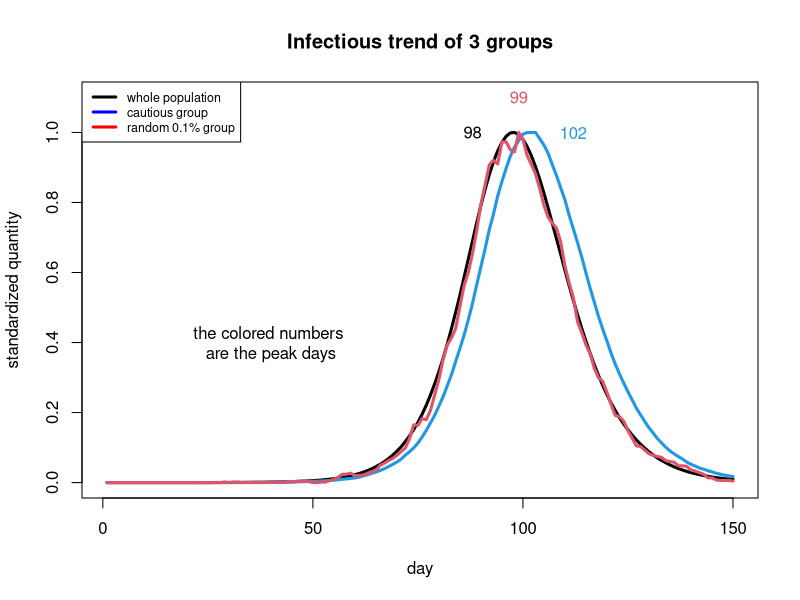

The R script that drew this image: (Note: a time limit stopped this script after it produced the figure.)
##                Group 3               ##
## Muxing Wang (s2201749)               ##
## Karla Itzel Vega Ortega (s2126801)   ##
## Nutsa Tokhadze (s1778736)            ##
##########################################
## Address of github repo: https://github.com/leafstar/Statistical-Programming

                                                   ## Covid and the hazards of opportunistic sampling ##

## The Covid pandemic is an ongoing global pandemic already two years. One of the main features of the Covid-19 epidemic in the UK and 
## generally in the world is that the estimates of the number of new cases per day are not always based on properly sampled statistical 
## surveys. Thus, estimates are under question. The main purpose of this project is to show what the daily infection trajectories look like 
## for the population with the lowest individual transmission probabilities, and how they compare to the infection trajectories for the 
## whole population in the UK. For that purpose we split the population by 4 categories 1) Susceptible 2) Exposed 3) Infective and 4) 
## Recovered and do the following steps:
## (1) Simulate the pandemic and record the number of daily infections for three groups:
##     1) Whole population; 
##     2) Cautious group - 10% of the population with the lowest individual transmission probabilities; 
##     3) A random sample of 0.1% of the population n=5.5e6.
## (2) Produce a plot showing how the daily infection trajectories compare between
##     the whole population,the ‘cautious 10%’ and the 0.1% random sample. 
## (3) Run 10 replicate simulations.
## (4) Produce plots for 10 replicate simulations showing daily infection trajectories for each groups and their variability.


## Step (1):Simulate the pandemic and record the number of daily infections for three groups

## Implement Stochastic Simulation Model as a function; 
## Started the epidemic by setting 10 randomly chosen people to the Exposed state and 
## Simulated for 150 days. Inputs are the (hyper)parameters and the output is the number of people in each state each day.
simulation<-function(n = 5.5e6, ne = 10, nt = 150, gamma = 1/3, delta = 1/5, lambda = 0.4/n){ 
  ## states: 0 -> S(Susceptible); 1 -> E(Exposed); 
  ##         2 -> I(Infective);   3 -> R(Recovery); 
  ## n = population size of 5.5e6; ne =initial exposed 10 randomly chosen people; nt = number of days: 150; 
  ## gamma=daily prob E->I; delta=daily prob I->R; lambda = Overall viral infectivity parameter.
                      
  beta <- rlnorm(n,0,0.5); beta <- beta/mean(beta)               ## generate contact rate with other people
  cautious_group = which(beta <= quantile(beta, 0.1))            ## get 10% of the most cautious group
  random_group = sample(1:n, n/1000)                             ## create a random sample of 0.1% of the population
  initial_exposure = sample(1:n, ne)                             ## start with a sample of 10 people in E state
  I1 <- I2 <- I3 <- rep(0, nt)      ## set up storage for number of infective people for the 3 groups
  S_ind = 1:n; E_ind = initial_exposure; I_ind = c(); R_ind = c(); ## initialize four numerical indices vector of 4 states
  for (i in 2:nt){                                               ## loop over 150 days
    u_stoe <- runif(length(S_ind))  ## uniform random deviates used to determine whether a individual's state should change 
    u_etoi <- runif(length(E_ind)) 
    u_itor <- runif(length(I_ind)) 
    exposed_prob = lambda * beta * sum(beta[I_ind])              ## daily chance of a transmission between infected and uninfected
    
    ## change individuals' state and also update the corresponding indices vector                                
    R_ind = c(R_ind, I_ind[u_itor< delta]); I_ind = I_ind[! I_ind %in% R_ind]     ## Change from state I -> R with prob delta
    I_ind = c(I_ind, E_ind[u_etoi< gamma]); E_ind = E_ind[! E_ind %in% I_ind]     ## Change from state E -> I with prob gamma
    E_ind = c(E_ind, S_ind[u_stoe<exposed_prob[S_ind]]); S_ind = S_ind[! S_ind %in% E_ind]  ## Change from state S -> E with prob 'exposed_prob'
    
    ## Record the number of new infections each day for the 3 chosen groups
    I1[i] <- length(I_ind);                                        ## Record of Infective for total population
    I2[i] <- sum(I_ind %in% cautious_group);                       ## Record of Infective for cautious group
    I3[i] <- sum(I_ind %in% random_group);                         ## Record of Infective for random sample of 0.1% of the population
  }
  list(I1=I1,I2=I2,I3=I3)
}

#Step (2):Produce a plot showing how the daily infection trajectories compare between 
## the whole population, the ‘cautious 10%’ and the 0.1% random sample.

epi <- simulation() ## run simulation
peak1 = which(epi$I1 == max(epi$I1))                               ## Day of the maximum Infected people in the whole population
peak2 = which(epi$I2 == max(epi$I2))                               ## Day of the maximum Infected people in the 10% population
peak3 = which(epi$I3 == max(epi$I3))                               ## Day of the maximum Infected people in the 0.1% of the population
plot(epi$I1/max(epi$I1),ylim=c(0,1.1),xlab="day",ylab="standardized quantity",
     lwd=3, main = "Infectious trend of 3 groups",type = "l") 
lines(1:150,epi$I2/max(epi$I2),col=4,lwd=3)
lines(1:150,epi$I3/max(epi$I3),col=2,lwd=3)                   
legend("topleft", legend=c("whole population", "cautious group", "random 0.1% group"),
       col=c("black", "blue","red"), lty=1, lwd=3,cex =0.75)       ## E (blue)  I (red) S black;
text(peak1-10,1, peak1, col = 1)                                   ## Label in the peak day of the whole population
text(peak2+10,1, peak2, col = 4)                                   ## Label in the peak day for the 10% of the population
text(peak3,1.1, peak3, col = 2)                                    ## Label in the peak day for the 0.1% of population
text(40,0.4, "the colored numbers \nare the peak days")

##Step (3):Run 10 replicate simulations for each groups
## the aim of this loop is to generate the 10 simulations and then create a vector that stores the 10 outputs
epi10=list()                                                       ## Create an empty list to store the values of the simulation
for (i in 1:10){                                                   ## indicate in the for loop that the simulation has to run 10 times
  epi10[[length(epi10)+1]] <- simulation()                         ## Store the outputs in a list called epi10
}

##Step (4):Produce plots for 10 replicate simulations showing daily infection trajectories for:
## 1) the whole population; 2) the ‘cautious 10%’ and 3) the 0.1% random sample.
#These plots show 10 simulations for above discussed three groups. 
#The peaks in the graph indicates the day of the maximum number of infected people.
xlim = 150 ## x limit for the graph

##(4.1) Plot for the whole population
plot(log(epi10[[1]]$I1),ylim=c(0,log(max(epi10[[1]]$I1))),
     xlab="day",ylab="log(new infection)",cex=0.1, main = "10 simulations for 3 groups",type="l")
for (i in 2:10) {
  lines(1:xlim,log(epi10[[i]]$I1), col = 1)
}

##(4.2) Plot for the cautious group-10%
for (i in 1:10) {
  lines(1:xlim,log(epi10[[i]]$I2), col = 4)
}

##(4.3) Plot for the random sample of 0.1% of the population 
for (i in 1:10) {
  lines(1:xlim,log(epi10[[i]]$I3), col = 2)
}
legend("topleft", legend=c("whole population", "cautious group", "random 0.1% group"),
       col=c("black", "blue","red"), lty=1, lwd=3,cex =0.65)            

                                                                ## Conclusion ##

## After analyzing daily infection trajectories in the UK for three different groups- whole populations, cautious group, and 0.1% random 
## sample of the whole population, we can conclude that for the whole population and random group of 0.1%, infection peaks faster than 
## for the cautious ones. For 10% of the population with the lowest individual transmission probabilities infection peaks later. Therefore, 
## we think that the cautious group doesn’t track the whole population trajectory while the results from the 0.1% random group are more 
## representative. This conclusion holds for the ZOE symptom tracker app results as well, which shows the similar patterns as 
## REACT-2 and ONS (which use random samples) but albeit with the timings not exactly matching. Hence, the reason for this mismatch might 
## be the fact that the ZOE sample is not a random sample of the UK population like a cautious group in our case. 
